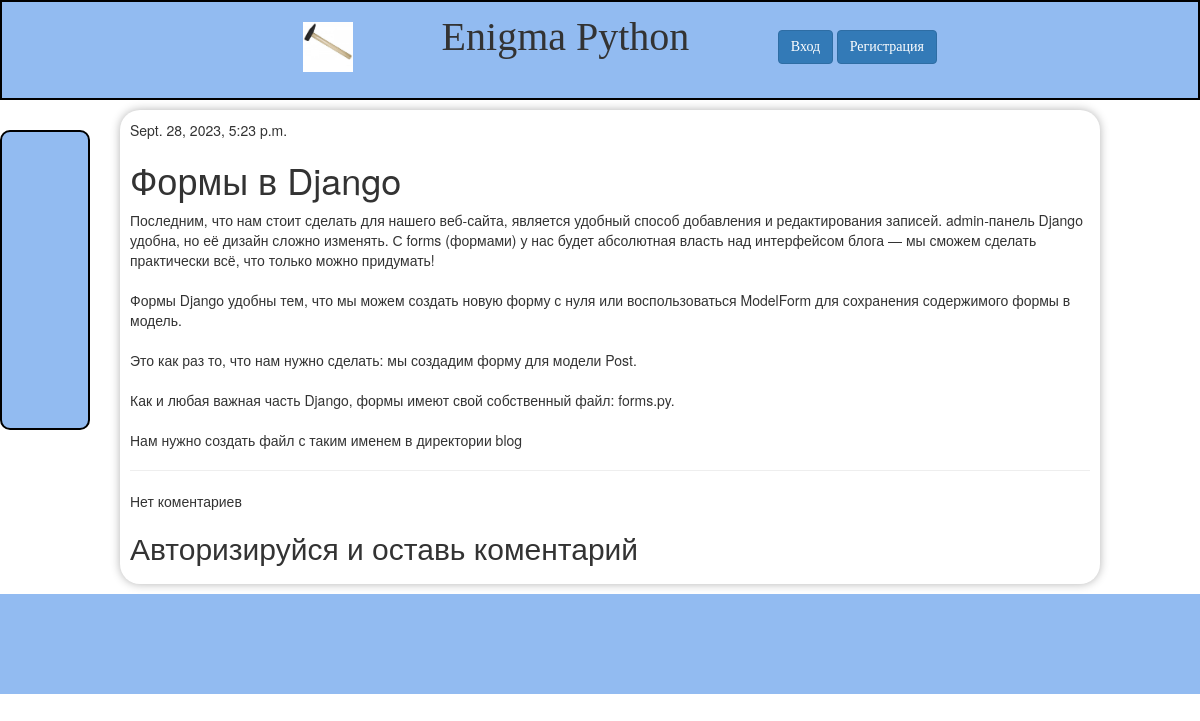
The app's page /post/2/, older data.
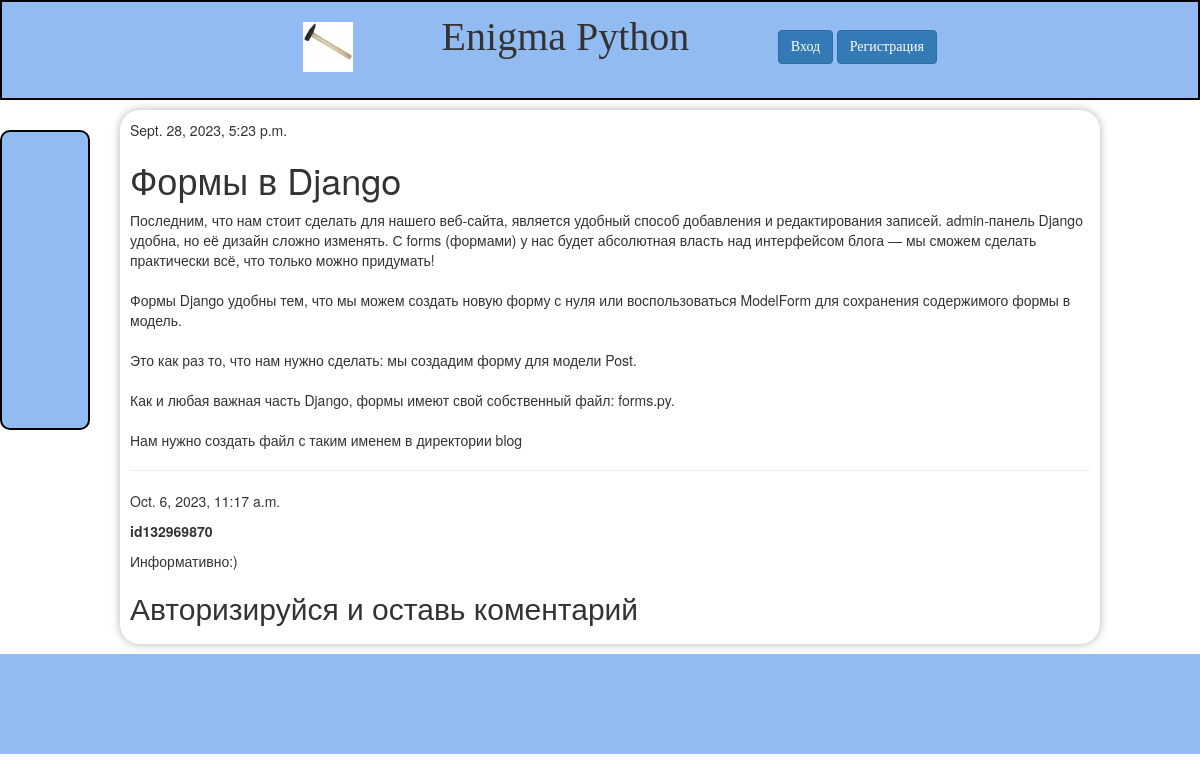
The same page, newer data.
### coolsite/models.py (models this page shows, shortened)
class Comment(models.Model):
    post = models.ForeignKey('Post', on_delete=models.CASCADE, related_name='comments')
    author = models.ForeignKey(settings.AUTH_USER_MODEL, on_delete=models.CASCADE)
    text = models.TextField()
    created_date = models.DateTimeField(default=timezone.now)

### coolsite/views.py (the view, shortened to what this page needs)
# urls.py: path('post/<int:pk>/', views.post_detail, name='post_detail'),
def post_detail(request, pk):
    post = get_object_or_404(Post, pk=pk)
    comments = Comment.objects.filter(post=post)
    form = CommentForm()
    return render(request, 'blog/post_detail.html', {'post': post, 'comments': comments, 'form': form})

### coolsite/templates/blog/post_detail.html (shortened to what this page needs)
{% extends "base.html" %}
{% block content %}
    <div class="post">
        {% if post.published_date %}
            <div class="date">
                {{ post.published_date }}
            </div>
        {% endif %}
        <h1>{{ post.title }}</h1>
        <p>{{ post.text|linebreaksbr }}</p>
    </div>
    <hr>
    {% for comment in post.comments.all %}
        <div>
            <p>{{ comment.created_date }}</p>
            <strong>{{ comment.author }}</strong>
            <p>{{ comment.text|linebreaks }}</p>
        </div>
    {% empty %}
        <p>Нет коментариев</p>
    {% endfor %}
    {% if user.is_authenticated %}
    <h2>Оставить комментарий</h2>
    <form method="post">
        {% csrf_token %}
        {{ form.as_p }}
        <button type="submit">Отправить</button>
    </form>
    {% else %}
    <h2>Авторизируйся и оставь коментарий</h2>
    {% endif %}
{% endblock %}

Row changes from the older to the newer data that the page shows:
added Comment: created_date "Oct. 6, 2023, 11:17 a.m.", author "id132969870", text "Информативно:)"
Text that changed along with them:
text no longer shown: "Нет коментариев"
